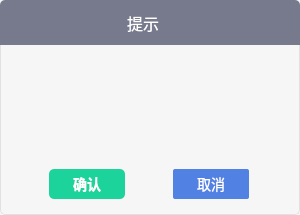
<?xml version="1.0" encoding="UTF-8"?>
<ui version="4.0">
 <class>MsgBox</class>
 <widget class="QDialog" name="MsgBox">
  <property name="geometry">
   <rect>
    <x>0</x>
    <y>0</y>
    <width>300</width>
    <height>215</height>
   </rect>
  </property>
  <property name="minimumSize">
   <size>
    <width>300</width>
    <height>0</height>
   </size>
  </property>
  <property name="maximumSize">
   <size>
    <width>300</width>
    <height>16777215</height>
   </size>
  </property>
  <property name="windowTitle">
   <string>提示</string>
  </property>
  <property name="styleSheet">
   <string notr="true">background: #f6f6f6;
border-radius: 5px;
</string>
  </property>
  <layout class="QVBoxLayout" name="verticalLayout">
   <property name="spacing">
    <number>0</number>
   </property>
   <property name="leftMargin">
    <number>0</number>
   </property>
   <property name="topMargin">
    <number>0</number>
   </property>
   <property name="rightMargin">
    <number>0</number>
   </property>
   <property name="bottomMargin">
    <number>0</number>
   </property>
   <item>
    <widget class="QWidget" name="widget_2" native="true">
     <property name="minimumSize">
      <size>
       <width>0</width>
       <height>45</height>
      </size>
     </property>
     <property name="maximumSize">
      <size>
       <width>16777215</width>
       <height>45</height>
      </size>
     </property>
     <property name="styleSheet">
      <string notr="true">border:none;
border-bottom-left-radius: 0px;
border-bottom-right-radius: 0px;
background: #777a8c;

</string>
     </property>
     <layout class="QHBoxLayout" name="horizontalLayout">
      <property name="spacing">
       <number>10</number>
      </property>
      <property name="leftMargin">
       <number>15</number>
      </property>
      <property name="topMargin">
       <number>5</number>
      </property>
      <property name="rightMargin">
       <number>15</number>
      </property>
      <property name="bottomMargin">
       <number>5</number>
      </property>
      <item>
       <widget class="QLabel" name="label">
        <property name="minimumSize">
         <size>
          <width>18</width>
          <height>0</height>
         </size>
        </property>
        <property name="styleSheet">
         <string notr="true">border:none;</string>
        </property>
        <property name="text">
         <string/>
        </property>
       </widget>
      </item>
      <item>
       <spacer name="horizontalSpacer">
        <property name="orientation">
         <enum>Qt::Horizontal</enum>
        </property>
        <property name="sizeHint" stdset="0">
         <size>
          <width>40</width>
          <height>20</height>
         </size>
        </property>
       </spacer>
      </item>
      <item>
       <widget class="QLabel" name="titleLabel">
        <property name="styleSheet">
         <string notr="true">border:none;

font-size: 16px;
font-family: &quot;微软雅黑&quot;;
color: #ffffff;
</string>
        </property>
        <property name="text">
         <string>提示</string>
        </property>
       </widget>
      </item>
      <item>
       <spacer name="horizontalSpacer_4">
        <property name="orientation">
         <enum>Qt::Horizontal</enum>
        </property>
        <property name="sizeHint" stdset="0">
         <size>
          <width>40</width>
          <height>20</height>
         </size>
        </property>
       </spacer>
      </item>
      <item>
       <widget class="QPushButton" name="closeBtn">
        <property name="styleSheet">
         <string notr="true">border:none;</string>
        </property>
        <property name="text">
         <string/>
        </property>
        <property name="icon">
         <iconset resource="../../res.qrc">
          <normaloff>:/images/close14_n.png</normaloff>:/images/close14_n.png</iconset>
        </property>
        <property name="iconSize">
         <size>
          <width>14</width>
          <height>14</height>
         </size>
        </property>
       </widget>
      </item>
     </layout>
    </widget>
   </item>
   <item>
    <widget class="QWidget" name="widget" native="true">
     <property name="styleSheet">
      <string notr="true">border-top-left-radius: 0px;
border-top-right-radius: 0px;

border: 1px solid #e1e1e1;
border-top:none;</string>
     </property>
     <layout class="QVBoxLayout" name="verticalLayout_2">
      <property name="spacing">
       <number>0</number>
      </property>
      <property name="leftMargin">
       <number>1</number>
      </property>
      <property name="topMargin">
       <number>0</number>
      </property>
      <property name="rightMargin">
       <number>1</number>
      </property>
      <property name="bottomMargin">
       <number>1</number>
      </property>
      <item>
       <widget class="QWidget" name="widget_3" native="true">
        <property name="styleSheet">
         <string notr="true">border:none;</string>
        </property>
        <layout class="QHBoxLayout" name="horizontalLayout_3">
         <property name="leftMargin">
          <number>50</number>
         </property>
         <property name="topMargin">
          <number>20</number>
         </property>
         <property name="rightMargin">
          <number>50</number>
         </property>
         <property name="bottomMargin">
          <number>20</number>
         </property>
         <item>
          <widget class="QLabel" name="msg">
           <property name="minimumSize">
            <size>
             <width>0</width>
             <height>14</height>
            </size>
           </property>
           <property name="maximumSize">
            <size>
             <width>16777215</width>
             <height>16777215</height>
            </size>
           </property>
           <property name="styleSheet">
            <string notr="true">font-size:14px;
font-family:&quot;微软雅黑&quot;;
font-weight:400;
color:#333333

</string>
           </property>
           <property name="text">
            <string/>
           </property>
           <property name="alignment">
            <set>Qt::AlignCenter</set>
           </property>
           <property name="wordWrap">
            <bool>true</bool>
           </property>
          </widget>
         </item>
        </layout>
       </widget>
      </item>
      <item>
       <widget class="QWidget" name="widget_4" native="true">
        <property name="maximumSize">
         <size>
          <width>16777215</width>
          <height>45</height>
         </size>
        </property>
        <property name="styleSheet">
         <string notr="true">border:none;</string>
        </property>
        <layout class="QHBoxLayout" name="horizontalLayout_2">
         <property name="spacing">
          <number>0</number>
         </property>
         <property name="leftMargin">
          <number>0</number>
         </property>
         <property name="topMargin">
          <number>0</number>
         </property>
         <property name="rightMargin">
          <number>0</number>
         </property>
         <property name="bottomMargin">
          <number>25</number>
         </property>
         <item>
          <widget class="QPushButton" name="okBtn">
           <property name="minimumSize">
            <size>
             <width>0</width>
             <height>30</height>
            </size>
           </property>
           <property name="maximumSize">
            <size>
             <width>76</width>
             <height>16777215</height>
            </size>
           </property>
           <property name="styleSheet">
            <string notr="true">background: #1cd39b;
border-radius: 5px;

font-size: 14px;
font-family: &quot;微软雅黑&quot;;
font-weight: 500;
text-align: center;
color: #ffffff;



</string>
           </property>
           <property name="text">
            <string>确认</string>
           </property>
          </widget>
         </item>
         <item>
          <widget class="QPushButton" name="cancelBtn">
           <property name="minimumSize">
            <size>
             <width>0</width>
             <height>30</height>
            </size>
           </property>
           <property name="maximumSize">
            <size>
             <width>76</width>
             <height>16777215</height>
            </size>
           </property>
           <property name="styleSheet">
            <string notr="true">
font-size:14px;
font-family:SimSun;
font-weight:400;
color:rgba(255,255,255,1);
background:rgba(82,129,228,1);
border-radius:2px;</string>
           </property>
           <property name="text">
            <string>取消</string>
           </property>
          </widget>
         </item>
        </layout>
       </widget>
      </item>
     </layout>
    </widget>
   </item>
  </layout>
 </widget>
 <resources>
  <include location="../../res.qrc"/>
 </resources>
 <connections/>
</ui>
